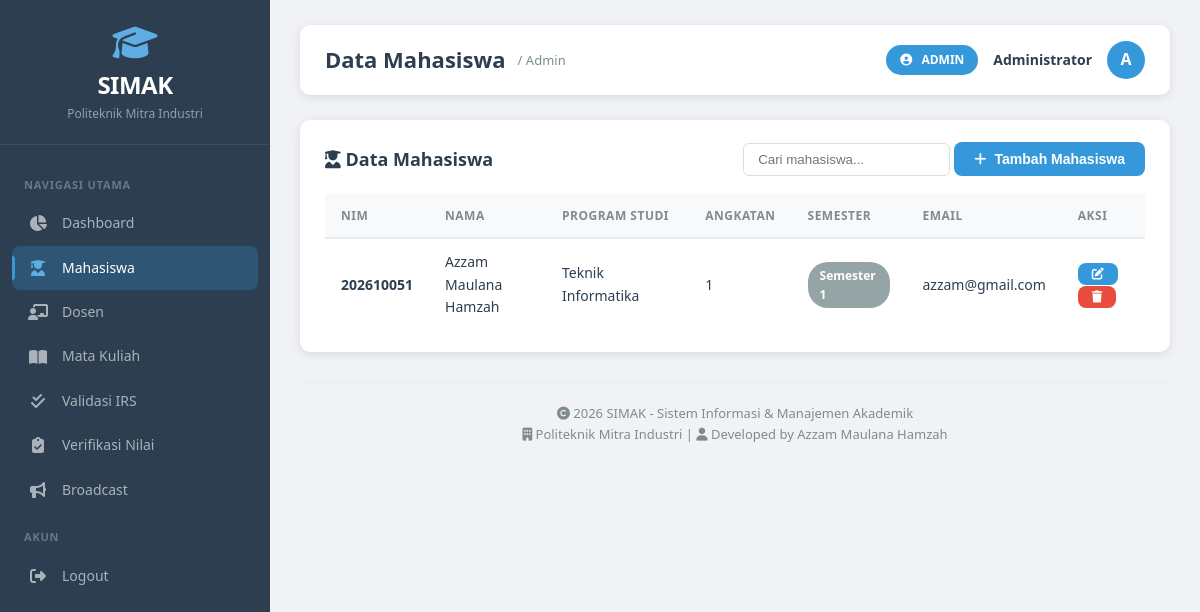
Page /public/admin/mahasiswa.php (signed in) on the committed database.
### tables this page shows
CREATE TABLE `mahasiswa` (
  `id` int NOT NULL,
  `user_id` int NOT NULL,
  `nim` varchar(20) NOT NULL,
  `angkatan` int DEFAULT NULL,
  `program_studi` varchar(100) DEFAULT NULL,
  `semester` int DEFAULT '1',
  `ipk` decimal(3,2) DEFAULT '0.00'
);

CREATE TABLE `users` (
  `id` int NOT NULL,
  `username` varchar(50) NOT NULL,
  `password` varchar(255) NOT NULL,
  `nama` varchar(100) NOT NULL,
  `nip_nim` varchar(20) DEFAULT NULL,
  `email` varchar(100) DEFAULT NULL,
  `role` enum('admin','dosen','mahasiswa') NOT NULL,
  `created_at` timestamp NULL DEFAULT CURRENT_TIMESTAMP,
  `updated_at` timestamp NULL DEFAULT CURRENT_TIMESTAMP ON UPDATE CURRENT_TIMESTAMP
);

### controllers/AdminController.php (called while the page is built, shortened)
<?php
class AdminController {
    private $pdo;
    public function __construct($pdo) {
        $this->pdo = $pdo;
    }
    public function getAllMahasiswa() {
        $stmt = $this->pdo->prepare("
            SELECT
                u.id as user_id,
                u.username,
                u.nama,
                u.email,
                u.role,
                m.id as mahasiswa_id,
                m.nim,
                m.angkatan,
                m.program_studi,
                m.semester,
                m.ipk
            FROM users u
            JOIN mahasiswa m ON u.id = m.user_id
            ORDER BY m.nim ASC
        ");
        $stmt->execute();
        return $stmt->fetchAll();
    }
}
?>

### public/admin/mahasiswa.php (the view, shortened to what this page needs)
<?php
require_once __DIR__ . '/../../config/database.php';
require_once __DIR__ . '/../../controllers/AdminController.php';
$adminController = new AdminController($pdo);
$mahasiswa = $adminController->getAllMahasiswa();
include __DIR__ . '/../../includes/header.php';
?>
<div class="table-container">
    <div class="table-header">
        <h3><i class="fas fa-user-graduate"></i> Data Mahasiswa</h3>
        <div>
            <input type="text" id="tableSearch" placeholder="Cari mahasiswa..." style="padding: 8px 14px; border: 1px solid #ddd; border-radius: 6px;">
            <button class="btn btn-primary" onclick="openModal('modalTambah')">
                <i class="fas fa-plus"></i> Tambah Mahasiswa
            </button>
        </div>
    </div>
    <table>
        <thead>
            <tr>
                <th>NIM</th>
                <th>Nama</th>
                <th>Program Studi</th>
                <th>Angkatan</th>
                <th>Semester</th>
                <th>Email</th>
                <th>Aksi</th>
            </tr>
        </thead>
        <tbody>
            <?php foreach ($mahasiswa as $m): ?>
                <tr>
                    <td><strong><?= htmlspecialchars($m['nim']) ?></strong></td>
                    <td><?= htmlspecialchars($m['nama']) ?></td>
                    <td><?= htmlspecialchars($m['program_studi']) ?></td>
                    <td><?= $m['angkatan'] ?></td>
                    <td>
                        <span class="status-badge">Semester <?= $m['semester'] ?></span>
                    </td>
                    <td><?= htmlspecialchars($m['email']) ?></td>
                    <td>
                        <button class="btn btn-primary btn-sm" onclick="editMahasiswa(<?= $m['mahasiswa_id'] ?>)">
                            <i class="fas fa-edit"></i>
                        </button>
                        <button class="btn btn-danger btn-sm btn-delete" onclick="deleteMahasiswa(<?= $m['mahasiswa_id'] ?>)">
                            <i class="fas fa-trash"></i>
                        </button>
                    </td>
                </tr>
            <?php endforeach; ?>
        </tbody>
    </table>
</div>
<?php include __DIR__ . '/../../includes/footer.php'; ?>

### public/assets/css/style.css (style rules this page uses)
* { margin: 0; padding: 0; box-sizing: border-box; }
:root { --primary: #3498db; --primary-dark: #2980b9; --primary-light: #5faee3; --secondary: #2c3e50; --success: #2ecc71; --success-dark: #27ae60; --danger: #e74c3c; --danger-dark: #c0392b; --warning: #f39c12; --warning-dark: #d68910; --info: #3498db; --gray: #95a5a6; --gray-dark: #7f8c8d; --gray-light: #ecf0f1; --white: #ffffff; --black: #2c3e50; --shadow: 0 2px 10px rgba(0,0,0,0.1); --shadow-hover: 0 4px 20px rgba(0,0,0,0.15); --radius: 10px; --transition: all 0.3s ease; }
html { scroll-behavior: smooth; }
body { font-family: 'Segoe UI', Tahoma, Geneva, Verdana, sans-serif; background: #f0f2f5; color: var(--black); line-height: 1.6; min-height: 100vh; }
.table-container { background: var(--white); border-radius: var(--radius); padding: 22px 25px; box-shadow: var(--shadow); overflow-x: auto; margin-bottom: 25px; }
.table-container .table-header { display: flex; justify-content: space-between; align-items: center; margin-bottom: 18px; flex-wrap: wrap; gap: 10px; }
.table-container .table-header h3 { font-size: 18px; color: var(--secondary); font-weight: 600; }
.table-container table { width: 100%; border-collapse: collapse; }
.table-container table thead th { background: #f8f9fa; padding: 12px 16px; text-align: left; font-weight: 600; font-size: 12px; color: var(--gray-dark); text-transform: uppercase; letter-spacing: 0.5px; border-bottom: 2px solid #e9ecef; white-space: nowrap; }
.table-container table tbody td { padding: 12px 16px; border-bottom: 1px solid #f0f0f0; font-size: 14px; vertical-align: middle; }
.table-container table tbody tr:last-child td { border-bottom: none; }
.btn { display: inline-flex; align-items: center; gap: 8px; padding: 9px 20px; border: none; border-radius: 8px; font-size: 14px; font-weight: 600; cursor: pointer; transition: var(--transition); text-align: center; white-space: nowrap; }
.btn i { font-size: 14px; }
.btn-primary { background: var(--primary); color: var(--white); }
.btn-danger { background: var(--danger); color: var(--white); }
.btn-sm { padding: 5px 14px; font-size: 12px; }
.btn-sm i { font-size: 12px; }
.status-badge { display: inline-block; padding: 4px 14px; border-radius: 20px; font-size: 12px; font-weight: 600; text-transform: capitalize; }

### rows in the picture
mahasiswa: nim "202610051", user.nama "Azzam Maulana Hamzah", program_studi "Teknik Informatika", angkatan "1", semester "1", user.email "azzam@gmail.com"

### other values in the picture
$page_title "Data Mahasiswa"
$role "Admin"
$role "ADMIN"
$nama "Administrator"
$initial "A"
